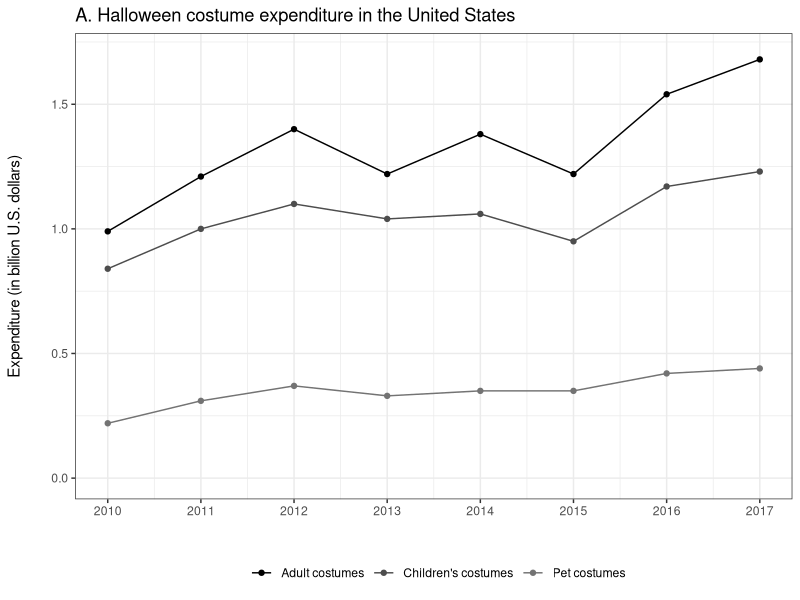
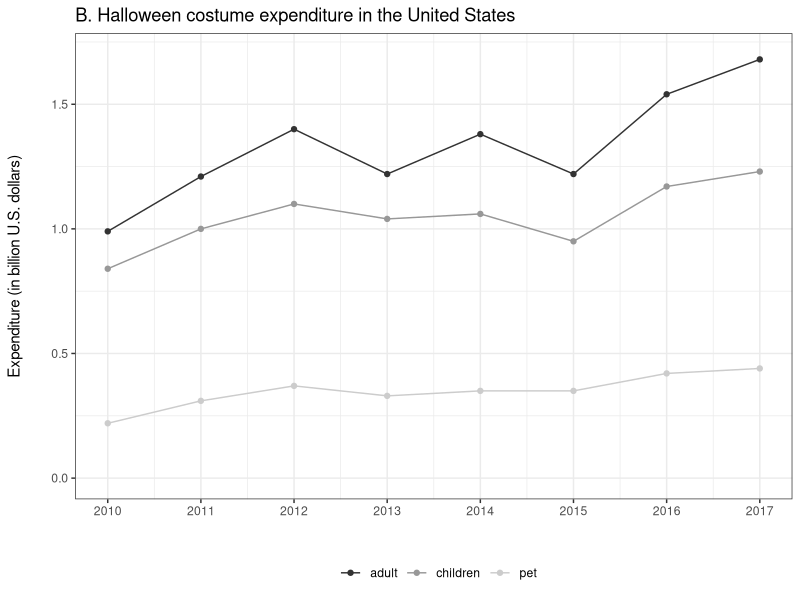
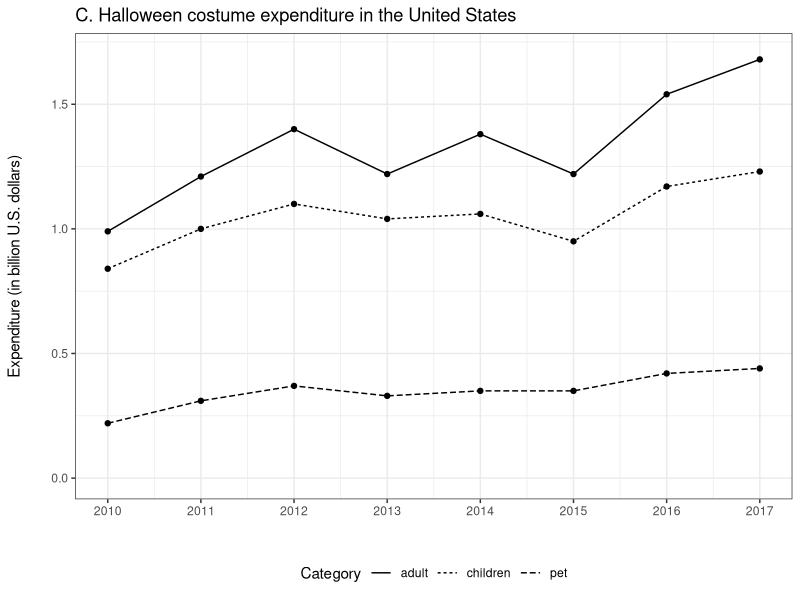
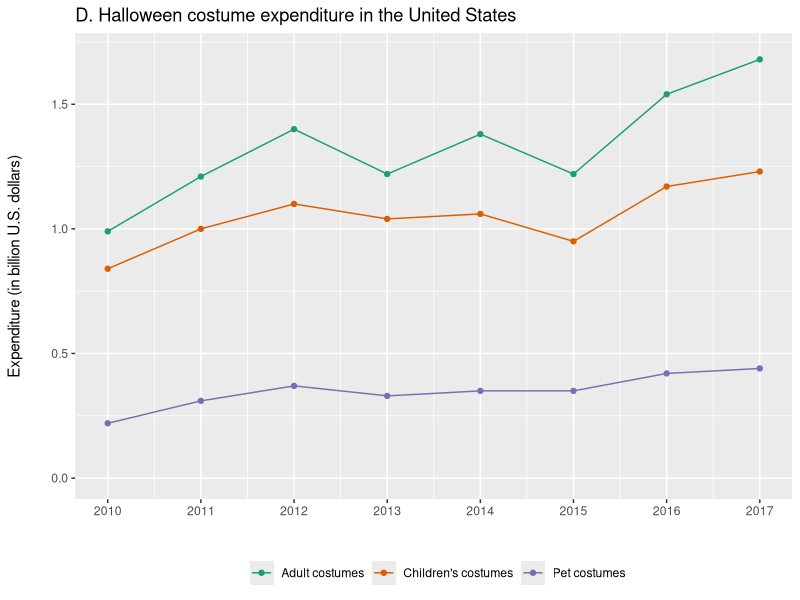

Write the R code that produced these figures, in order.
## ---- chunk 1
knitr::opts_chunk$set(echo = TRUE)
## ---- chunk 2
library(ggplot2)
library(dplyr)
## ---- chunk 3

# załadowanie danych
data <- read.csv(file="Data.csv", header=TRUE, stringsAsFactors = FALSE, sep=";")

# wyświetlenie wykresu
ggplot(data = data, aes(x = as.numeric(Year), y = Expenditure, color=Category)) + 
  geom_line() +
  geom_point() +
  scale_x_continuous(breaks = 2010:2017) +
  labs(x = "", y = "Expenditure (in billion U.S. dollars)", title = "A. Halloween costume expenditure in the United States", color = "") +
  ylim(0,1.7) +
  scale_color_manual(labels=c("Adult costumes", "Children's costumes", "Pet costumes"), values=c("gray0","gray30","gray45")) +
  theme_bw() +
  theme(legend.position = "bottom", axis.title.y = element_text(margin = margin(r = 20)))

ggplot(data = data, aes(x = as.numeric(Year), y = Expenditure, color=Category)) + 
  geom_line() +
  geom_point() +
  scale_x_continuous(breaks = 2010:2017) +
  labs(x = "", y = "Expenditure (in billion U.S. dollars)", title = "B. Halloween costume expenditure in the United States", color = "") +
  ylim(0,1.7) +
  scale_colour_grey() +
  theme_bw() +
  theme(legend.position = "bottom", axis.title.y = element_text(margin = margin(r = 20)))

ggplot(data = data, aes(x = as.numeric(Year), y = Expenditure)) + 
  geom_line(aes(linetype=Category)) +
  geom_point() +
  scale_x_continuous(breaks = 2010:2017) +
  labs(x = "", y = "Expenditure (in billion U.S. dollars)", title = "C. Halloween costume expenditure in the United States", color = "") +
  ylim(0,1.7) +
  theme_bw() +
  theme(legend.position = "bottom", axis.title.y = element_text(margin = margin(r = 20)))

ggplot(data = data, aes(x = as.numeric(Year), y = Expenditure, color=Category)) + 
  geom_line() +
  geom_point() +
  scale_x_continuous(breaks = 2010:2017) +
  labs(x = "", y = "Expenditure (in billion U.S. dollars)", title = "D. Halloween costume expenditure in the United States", color = "") +
  ylim(0,1.7) +
  scale_color_brewer(labels=c("Adult costumes", "Children's costumes", "Pet costumes"), palette="Dark2") +
  theme(legend.position = "bottom", axis.title.y = element_text(margin = margin(r = 20)))
